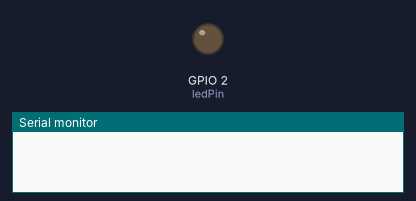
A sketch run on a simulated ESP32. Shown: output pins drawn as LEDs (lit = HIGH), the last lines printed to the serial monitor. At 4.0 s the program puts the board to deep sleep or switches it off; the recording ends there.

Above: at 0.0 s.
At 1.1 s:
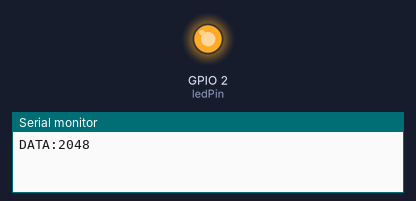
Timing chart, 0 to 4.0 s (numbered marks = the images above):
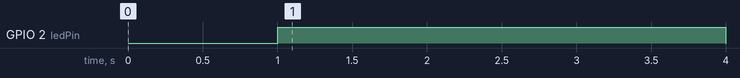

Measured:
- by itself, GPIO 2 (ledPin): LOW → HIGH at 1.0 s, → LOW 3.0 s later

The sketch:

Test_10sec.ino
```cpp
#include <esp_sleep.h>

#define uS_TO_S_FACTOR 1000000ULL
#define SLEEP_SECONDS 10          // Quick sleep for the demo

const int sensorPin = 34;
const int ledPin = 2;

void setup() {
  Serial.begin(9600);
  pinMode(ledPin, OUTPUT);
  delay(1000);

  // 1. WAKE & SENSE
  int sensorValue = analogRead(sensorPin);

  // 2. SEND TO PYTHON DASHBOARD
  Serial.print("DATA:");
  Serial.println(sensorValue);

  // 3. ACTION (LED stays on for 3 seconds so David can see it)
  if (sensorValue > 800) {
    digitalWrite(ledPin, HIGH);
    delay(3000);
    digitalWrite(ledPin, LOW);
  }

  // 4. ENTER DEEP SLEEP
  Serial.println("DATA:Sleeping for 10s...");
  esp_sleep_enable_timer_wakeup(SLEEP_SECONDS * uS_TO_S_FACTOR);
  Serial.flush();
  esp_deep_sleep_start();
}

void loop() {} // Not used in Deep Sleep
```
